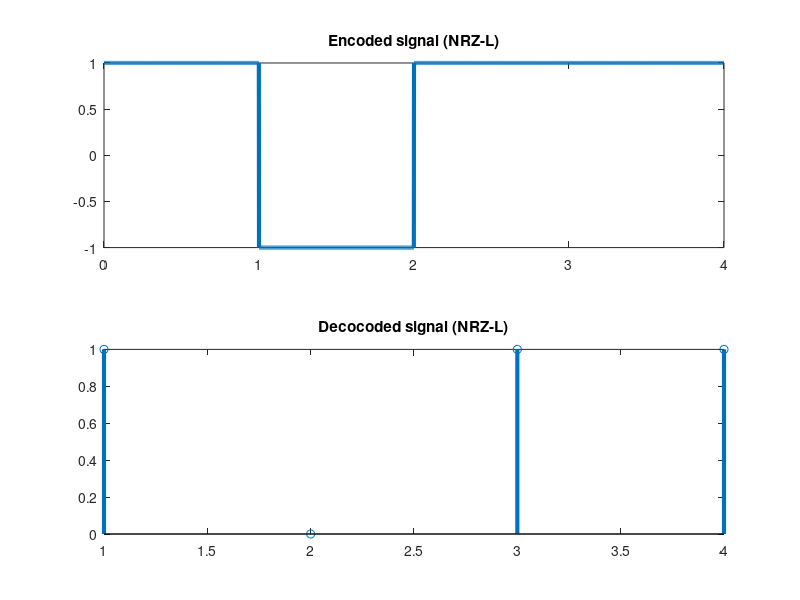

Here is the MATLAB script that generated this plot:
clear all;
close all;
clc;
%bits = input('Enter bit sequence: ');
bits = [1 0 1 1];
bitrate = 1;
n = 1000;
T = length(bits)/bitrate;
N = n*length(bits);
dt = T/N;
t = 0:dt:T-dt;
%Encoding 
x = zeros(1,length(t));
for i=1:length(bits)
  if bits(i)==1
    x((i-1)*n+1:i*(n)) = 1;
  else x((i-1)*n+1:i*(n)) = -1;
  end
end
subplot(2, 1, 1);
plot(t, x, 'Linewidth', 3);
title('Encoded signal (NRZ-L)');
disp('NRZ-L Encoding:');
disp(x);

%decoding
counter = 0;
for i = 1:length(t)
  if t(i)>counter
    counter = counter + 1;
    if x(i)>0
      result(counter) = x(i);
    else result(counter) = 0;
    end
  end
end
t1 = 1 : bitrate : length(bits);
subplot(2, 1, 2);
stem(t1, result, 'Linewidth', 3);
title('Decocoded signal (NRZ-L)');

disp('NRZ-L Decoding:');
disp(result);